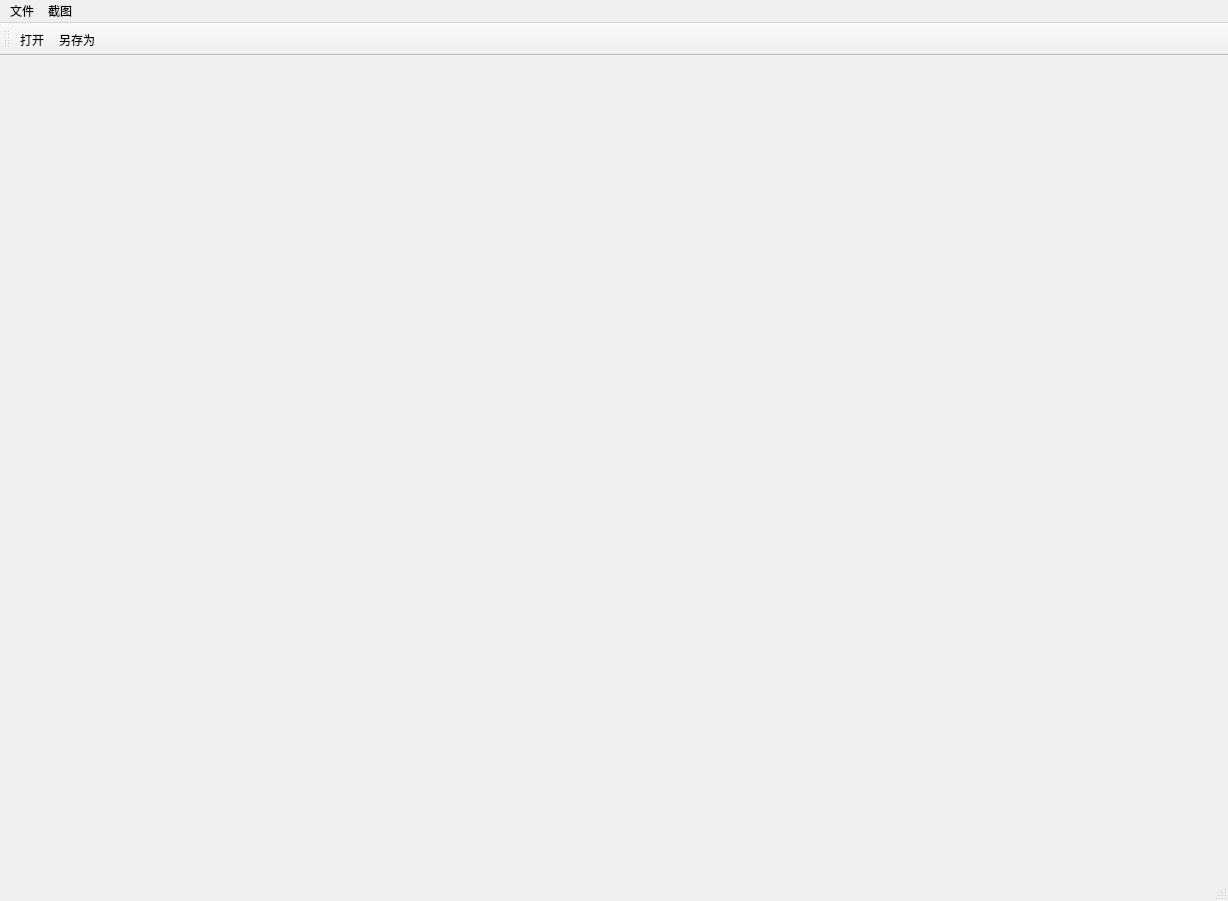
<?xml version="1.0" encoding="UTF-8"?>
<ui version="4.0">
 <class>ImageViewerClass</class>
 <widget class="QMainWindow" name="ImageViewerClass">
  <property name="geometry">
   <rect>
    <x>0</x>
    <y>0</y>
    <width>1228</width>
    <height>901</height>
   </rect>
  </property>
  <property name="windowTitle">
   <string>ImageViewer</string>
  </property>
  <property name="windowIcon">
   <iconset resource="ImageViewer.qrc">
    <normaloff>:/ImageViewer/Resources/bitbug_favicon.ico</normaloff>:/ImageViewer/Resources/bitbug_favicon.ico</iconset>
  </property>
  <widget class="QWidget" name="centralWidget">
   <layout class="QHBoxLayout" name="horizontalLayout">
    <property name="leftMargin">
     <number>13</number>
    </property>
    <property name="topMargin">
     <number>13</number>
    </property>
    <item>
     <widget class="QWidget" name="widget" native="true"/>
    </item>
   </layout>
  </widget>
  <widget class="QMenuBar" name="menuBar">
   <property name="geometry">
    <rect>
     <x>0</x>
     <y>0</y>
     <width>1228</width>
     <height>30</height>
    </rect>
   </property>
   <widget class="QMenu" name="menu">
    <property name="title">
     <string>文件</string>
    </property>
    <addaction name="action_open"/>
    <addaction name="action_saveas"/>
   </widget>
   <widget class="QMenu" name="menu_2">
    <property name="title">
     <string>截图</string>
    </property>
    <addaction name="action_shot"/>
   </widget>
   <addaction name="menu"/>
   <addaction name="menu_2"/>
  </widget>
  <widget class="QToolBar" name="mainToolBar">
   <attribute name="toolBarArea">
    <enum>TopToolBarArea</enum>
   </attribute>
   <attribute name="toolBarBreak">
    <bool>false</bool>
   </attribute>
   <addaction name="action_open"/>
   <addaction name="action_saveas"/>
  </widget>
  <widget class="QStatusBar" name="statusBar"/>
  <action name="action_open">
   <property name="icon">
    <iconset resource="ImageViewer.qrc">
     <normaloff>:/ImageViewer/Resources/open.ico</normaloff>:/ImageViewer/Resources/open.ico</iconset>
   </property>
   <property name="text">
    <string>打开</string>
   </property>
  </action>
  <action name="action_shot">
   <property name="text">
    <string>截图</string>
   </property>
  </action>
  <action name="action_saveas">
   <property name="icon">
    <iconset resource="ImageViewer.qrc">
     <normaloff>:/ImageViewer/Resources/save.ico</normaloff>:/ImageViewer/Resources/save.ico</iconset>
   </property>
   <property name="text">
    <string>另存为</string>
   </property>
  </action>
 </widget>
 <layoutdefault spacing="6" margin="11"/>
 <resources>
  <include location="ImageViewer.qrc"/>
 </resources>
 <connections/>
</ui>
